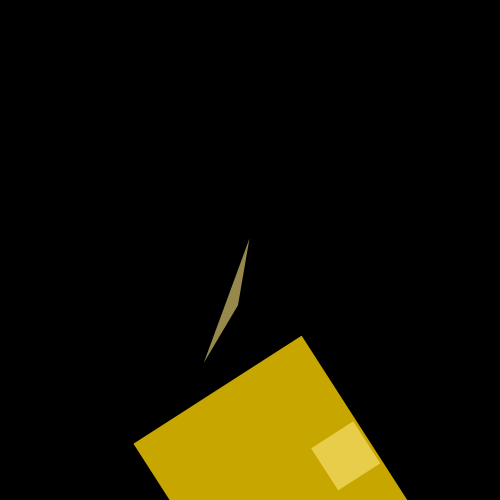
Frame 1 (no input)
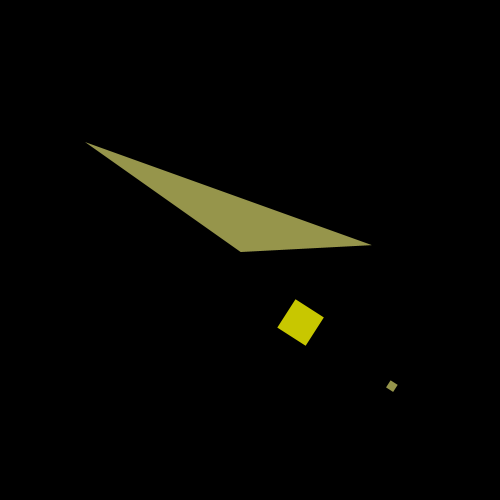
Frame 60 (the mouse pressed at the canvas centre just before this capture)
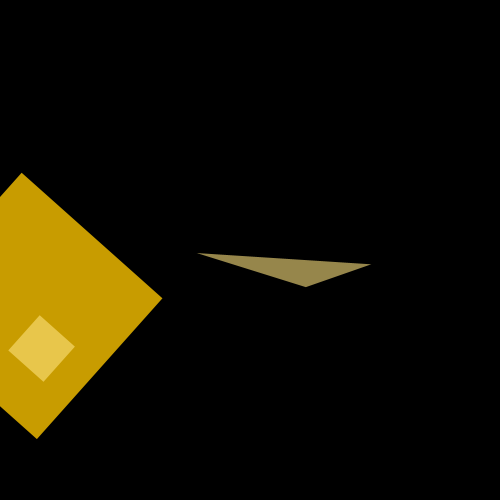
Frame 120 (the mouse held since frame 60 and released just before this capture)

The Processing sketch that drew these frames (run headless with seeded random() and noise(); from frame 60 on, the mouse is pressed at the canvas centre):

// Processing sketch: processing_145234
// ── processing_145234.pde

float index = 0.0;
float angle;
float jitter;

void setup() {
  background(0);
  size (500,500);
  colorMode(HSB, 360, 100, 100);  
  frameRate(25);
 
 
   
}
 
void draw()
{
  
  float h = map(sin(index), -1, 0, 250, 170);
background (0);
index += 0.008;
 translate(width/2, height/2);
 
  noStroke();
   if (second() % 2 == 0) {  
    jitter = random(-0.1, 0.1);
  }
  angle = angle + jitter;
  float c = cos(angle);

  rotate(c);
  float b = map(sin(index), -1, 0, 40, 50);
  index += 0.021;
 
 fill(b,240, 200, 200);
  rect(cos(index)*100, sin(index)*100, cos(index)*200, cos(index)*200);

 fill(b,50, 160, 150);
  rect(cos(index)*200, sin(index)*200, cos(index)*50, cos(index)*50);

 fill(b,50, 160, 150);
  triangle(cos(index)*-10, sin(index)*-200, cos(index)*40, cos(index)*40,70,100);






  }
